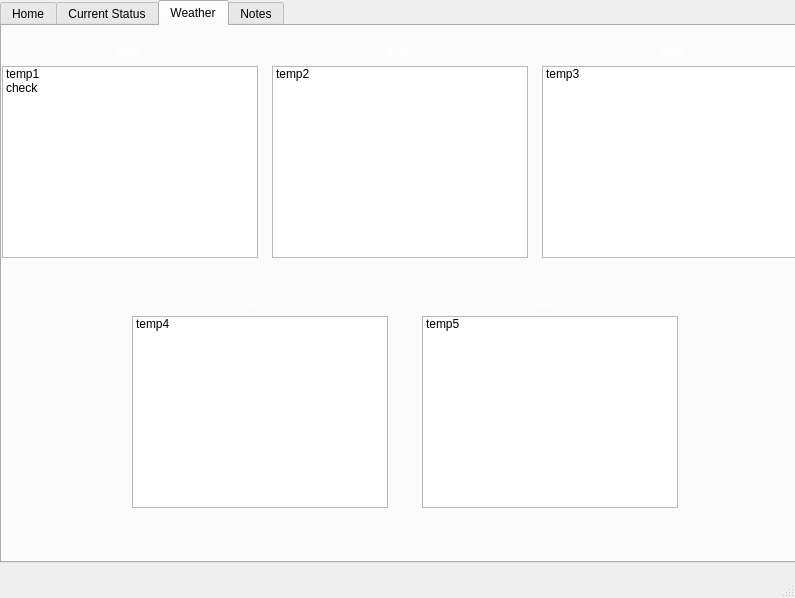
<?xml version="1.0" encoding="UTF-8"?>
<ui version="4.0">
 <class>MainWindow</class>
 <widget class="QMainWindow" name="MainWindow">
  <property name="geometry">
   <rect>
    <x>0</x>
    <y>0</y>
    <width>795</width>
    <height>598</height>
   </rect>
  </property>
  <property name="windowTitle">
   <string>MainWindow</string>
  </property>
  <widget class="QWidget" name="centralwidget">
   <widget class="QTabWidget" name="tabWidget">
    <property name="geometry">
     <rect>
      <x>0</x>
      <y>0</y>
      <width>801</width>
      <height>563</height>
     </rect>
    </property>
    <property name="autoFillBackground">
     <bool>false</bool>
    </property>
    <property name="styleSheet">
     <string notr="true"/>
    </property>
    <property name="currentIndex">
     <number>2</number>
    </property>
    <property name="elideMode">
     <enum>Qt::ElideLeft</enum>
    </property>
    <widget class="QWidget" name="home_tab">
     <property name="styleSheet">
      <string notr="true"/>
     </property>
     <attribute name="icon">
      <iconset resource="source.qrc">
       <normaloff>:/newPrefix/Stamp61.png</normaloff>:/newPrefix/Stamp61.png</iconset>
     </attribute>
     <attribute name="title">
      <string>Home</string>
     </attribute>
     <widget class="QLabel" name="home_image">
      <property name="geometry">
       <rect>
        <x>0</x>
        <y>-30</y>
        <width>941</width>
        <height>621</height>
       </rect>
      </property>
      <property name="styleSheet">
       <string notr="true">image: url(:/newPrefix/760894.png);</string>
      </property>
      <property name="text">
       <string/>
      </property>
     </widget>
     <widget class="QLabel" name="home_date">
      <property name="geometry">
       <rect>
        <x>390</x>
        <y>0</y>
        <width>371</width>
        <height>61</height>
       </rect>
      </property>
      <property name="font">
       <font>
        <family>Source Serif Pro Light</family>
        <pointsize>28</pointsize>
        <weight>75</weight>
        <bold>true</bold>
        <strikeout>false</strikeout>
       </font>
      </property>
      <property name="styleSheet">
       <string notr="true">color: rgb(255, 255, 255);</string>
      </property>
      <property name="text">
       <string>Insert Date</string>
      </property>
      <property name="alignment">
       <set>Qt::AlignRight|Qt::AlignTrailing|Qt::AlignVCenter</set>
      </property>
     </widget>
    </widget>
    <widget class="QWidget" name="status_tab">
     <attribute name="icon">
      <iconset resource="source.qrc">
       <normaloff>:/newPrefix/Stamp260.png</normaloff>:/newPrefix/Stamp260.png</iconset>
     </attribute>
     <attribute name="title">
      <string>Current Status</string>
     </attribute>
     <widget class="QLabel" name="current_image">
      <property name="geometry">
       <rect>
        <x>-30</x>
        <y>-40</y>
        <width>991</width>
        <height>601</height>
       </rect>
      </property>
      <property name="styleSheet">
       <string notr="true">image: url(:/newPrefix/959820.jpg);</string>
      </property>
      <property name="text">
       <string/>
      </property>
     </widget>
     <widget class="QFrame" name="frame_2">
      <property name="geometry">
       <rect>
        <x>10</x>
        <y>20</y>
        <width>311</width>
        <height>361</height>
       </rect>
      </property>
      <property name="styleSheet">
       <string notr="true">background-color: rgb(89, 89, 89);</string>
      </property>
      <property name="frameShape">
       <enum>QFrame::StyledPanel</enum>
      </property>
      <property name="frameShadow">
       <enum>QFrame::Raised</enum>
      </property>
      <widget class="QLabel" name="title">
       <property name="geometry">
        <rect>
         <x>10</x>
         <y>10</y>
         <width>291</width>
         <height>41</height>
        </rect>
       </property>
       <property name="styleSheet">
        <string notr="true">font: 75 20pt &quot;Noto Serif&quot;;
color: rgb(255, 255, 255);</string>
       </property>
       <property name="text">
        <string>Current Forcast</string>
       </property>
      </widget>
      <widget class="QLabel" name="status">
       <property name="geometry">
        <rect>
         <x>10</x>
         <y>60</y>
         <width>291</width>
         <height>21</height>
        </rect>
       </property>
       <property name="styleSheet">
        <string notr="true">color: rgb(255, 255, 255);
font: 14pt &quot;Sitka Display&quot;;</string>
       </property>
       <property name="text">
        <string>Status:</string>
       </property>
      </widget>
      <widget class="QLabel" name="min_temp">
       <property name="geometry">
        <rect>
         <x>10</x>
         <y>110</y>
         <width>291</width>
         <height>21</height>
        </rect>
       </property>
       <property name="styleSheet">
        <string notr="true">color: rgb(255, 255, 255);
font: 14pt &quot;Sitka Display&quot;;</string>
       </property>
       <property name="text">
        <string>Min Temp:</string>
       </property>
      </widget>
      <widget class="QLabel" name="max_temp">
       <property name="geometry">
        <rect>
         <x>10</x>
         <y>160</y>
         <width>291</width>
         <height>21</height>
        </rect>
       </property>
       <property name="styleSheet">
        <string notr="true">color: rgb(255, 255, 255);
font: 14pt &quot;Sitka Display&quot;;</string>
       </property>
       <property name="text">
        <string>Max Temp:</string>
       </property>
      </widget>
      <widget class="QLabel" name="wind">
       <property name="geometry">
        <rect>
         <x>10</x>
         <y>210</y>
         <width>291</width>
         <height>21</height>
        </rect>
       </property>
       <property name="styleSheet">
        <string notr="true">color: rgb(255, 255, 255);
font: 14pt &quot;Sitka Display&quot;;</string>
       </property>
       <property name="text">
        <string>Wind:</string>
       </property>
      </widget>
      <widget class="QLabel" name="sunrise">
       <property name="geometry">
        <rect>
         <x>10</x>
         <y>260</y>
         <width>291</width>
         <height>21</height>
        </rect>
       </property>
       <property name="styleSheet">
        <string notr="true">color: rgb(255, 255, 255);
font: 14pt &quot;Sitka Display&quot;;</string>
       </property>
       <property name="text">
        <string>Sunrise:</string>
       </property>
      </widget>
      <widget class="QLabel" name="sunset">
       <property name="geometry">
        <rect>
         <x>10</x>
         <y>310</y>
         <width>291</width>
         <height>21</height>
        </rect>
       </property>
       <property name="styleSheet">
        <string notr="true">color: rgb(255, 255, 255);
font: 14pt &quot;Sitka Display&quot;;</string>
       </property>
       <property name="text">
        <string>Sunset</string>
       </property>
      </widget>
     </widget>
    </widget>
    <widget class="QWidget" name="weather_tab">
     <attribute name="icon">
      <iconset resource="source.qrc">
       <normaloff>:/newPrefix/Stamp110.png</normaloff>:/newPrefix/Stamp110.png</iconset>
     </attribute>
     <attribute name="title">
      <string>Weather</string>
     </attribute>
     <widget class="QListWidget" name="listWidget">
      <property name="geometry">
       <rect>
        <x>0</x>
        <y>40</y>
        <width>256</width>
        <height>192</height>
       </rect>
      </property>
      <item>
       <property name="text">
        <string>temp1</string>
       </property>
      </item>
      <item>
       <property name="text">
        <string>check</string>
       </property>
      </item>
     </widget>
     <widget class="QListWidget" name="listWidget_2">
      <property name="geometry">
       <rect>
        <x>270</x>
        <y>40</y>
        <width>256</width>
        <height>192</height>
       </rect>
      </property>
      <item>
       <property name="text">
        <string>temp2</string>
       </property>
      </item>
     </widget>
     <widget class="QListWidget" name="listWidget_3">
      <property name="geometry">
       <rect>
        <x>540</x>
        <y>40</y>
        <width>256</width>
        <height>192</height>
       </rect>
      </property>
      <item>
       <property name="text">
        <string>temp3</string>
       </property>
      </item>
     </widget>
     <widget class="QLabel" name="date_1">
      <property name="geometry">
       <rect>
        <x>6</x>
        <y>9</y>
        <width>241</width>
        <height>31</height>
       </rect>
      </property>
      <property name="styleSheet">
       <string notr="true">font: 75 20pt &quot;Linux Libertine G&quot;;
color: rgb(255, 255, 255);</string>
      </property>
      <property name="text">
       <string>date</string>
      </property>
      <property name="alignment">
       <set>Qt::AlignCenter</set>
      </property>
     </widget>
     <widget class="QLabel" name="date_2">
      <property name="geometry">
       <rect>
        <x>270</x>
        <y>10</y>
        <width>251</width>
        <height>31</height>
       </rect>
      </property>
      <property name="styleSheet">
       <string notr="true">font: 75 20pt &quot;Linux Libertine G&quot;;
color: rgb(255, 255, 255);</string>
      </property>
      <property name="text">
       <string>date</string>
      </property>
      <property name="alignment">
       <set>Qt::AlignCenter</set>
      </property>
     </widget>
     <widget class="QLabel" name="date_3">
      <property name="geometry">
       <rect>
        <x>540</x>
        <y>10</y>
        <width>261</width>
        <height>31</height>
       </rect>
      </property>
      <property name="styleSheet">
       <string notr="true">color: rgb(255, 255, 255);
font: 75 20pt &quot;Linux Libertine G&quot;;</string>
      </property>
      <property name="text">
       <string>date</string>
      </property>
      <property name="alignment">
       <set>Qt::AlignCenter</set>
      </property>
     </widget>
     <widget class="QLabel" name="date_4">
      <property name="geometry">
       <rect>
        <x>420</x>
        <y>260</y>
        <width>251</width>
        <height>31</height>
       </rect>
      </property>
      <property name="styleSheet">
       <string notr="true">font: 75 20pt &quot;Linux Libertine G&quot;;
color: rgb(255, 255, 255);</string>
      </property>
      <property name="text">
       <string>date</string>
      </property>
      <property name="alignment">
       <set>Qt::AlignCenter</set>
      </property>
     </widget>
     <widget class="QLabel" name="date_5">
      <property name="geometry">
       <rect>
        <x>130</x>
        <y>260</y>
        <width>251</width>
        <height>31</height>
       </rect>
      </property>
      <property name="styleSheet">
       <string notr="true">font: 75 20pt &quot;Linux Libertine G&quot;;
color: rgb(255, 255, 255);</string>
      </property>
      <property name="text">
       <string>date</string>
      </property>
      <property name="alignment">
       <set>Qt::AlignCenter</set>
      </property>
     </widget>
     <widget class="QLabel" name="weather_image">
      <property name="geometry">
       <rect>
        <x>-10</x>
        <y>-20</y>
        <width>841</width>
        <height>601</height>
       </rect>
      </property>
      <property name="styleSheet">
       <string notr="true">image: url(:/newPrefix/IA.full.1934053.jpg);</string>
      </property>
      <property name="text">
       <string/>
      </property>
     </widget>
     <widget class="QListWidget" name="listWidget_4">
      <property name="geometry">
       <rect>
        <x>420</x>
        <y>290</y>
        <width>256</width>
        <height>192</height>
       </rect>
      </property>
      <item>
       <property name="text">
        <string>temp5</string>
       </property>
      </item>
     </widget>
     <widget class="QListWidget" name="listWidget_5">
      <property name="geometry">
       <rect>
        <x>130</x>
        <y>290</y>
        <width>256</width>
        <height>192</height>
       </rect>
      </property>
      <item>
       <property name="text">
        <string>temp4</string>
       </property>
      </item>
     </widget>
     <zorder>weather_image</zorder>
     <zorder>listWidget</zorder>
     <zorder>listWidget_2</zorder>
     <zorder>listWidget_3</zorder>
     <zorder>date_1</zorder>
     <zorder>date_2</zorder>
     <zorder>date_3</zorder>
     <zorder>date_4</zorder>
     <zorder>date_5</zorder>
     <zorder>listWidget_4</zorder>
     <zorder>listWidget_5</zorder>
    </widget>
    <widget class="QWidget" name="note_tab">
     <attribute name="icon">
      <iconset resource="source.qrc">
       <normaloff>:/newPrefix/Stamp114.png</normaloff>:/newPrefix/Stamp114.png</iconset>
     </attribute>
     <attribute name="title">
      <string>Notes</string>
     </attribute>
     <widget class="QFrame" name="frame">
      <property name="geometry">
       <rect>
        <x>480</x>
        <y>20</y>
        <width>311</width>
        <height>491</height>
       </rect>
      </property>
      <property name="styleSheet">
       <string notr="true">background-color: rgb(157, 157, 157);</string>
      </property>
      <property name="frameShape">
       <enum>QFrame::StyledPanel</enum>
      </property>
      <property name="frameShadow">
       <enum>QFrame::Raised</enum>
      </property>
      <widget class="QPushButton" name="pushButton">
       <property name="geometry">
        <rect>
         <x>0</x>
         <y>0</y>
         <width>311</width>
         <height>31</height>
        </rect>
       </property>
       <property name="text">
        <string>PushButton</string>
       </property>
      </widget>
      <widget class="QPushButton" name="pushButton_2">
       <property name="geometry">
        <rect>
         <x>0</x>
         <y>30</y>
         <width>311</width>
         <height>31</height>
        </rect>
       </property>
       <property name="text">
        <string>PushButton</string>
       </property>
      </widget>
     </widget>
     <widget class="QLabel" name="notes_image">
      <property name="geometry">
       <rect>
        <x>-110</x>
        <y>-40</y>
        <width>1011</width>
        <height>631</height>
       </rect>
      </property>
      <property name="styleSheet">
       <string notr="true">image: url(:/newPrefix/750496.jpg);
position: center;</string>
      </property>
      <property name="text">
       <string/>
      </property>
     </widget>
     <zorder>notes_image</zorder>
     <zorder>frame</zorder>
    </widget>
   </widget>
  </widget>
  <widget class="QMenuBar" name="menubar">
   <property name="geometry">
    <rect>
     <x>0</x>
     <y>0</y>
     <width>795</width>
     <height>21</height>
    </rect>
   </property>
  </widget>
  <widget class="QStatusBar" name="statusbar"/>
 </widget>
 <resources>
  <include location="source.qrc"/>
 </resources>
 <connections/>
</ui>
